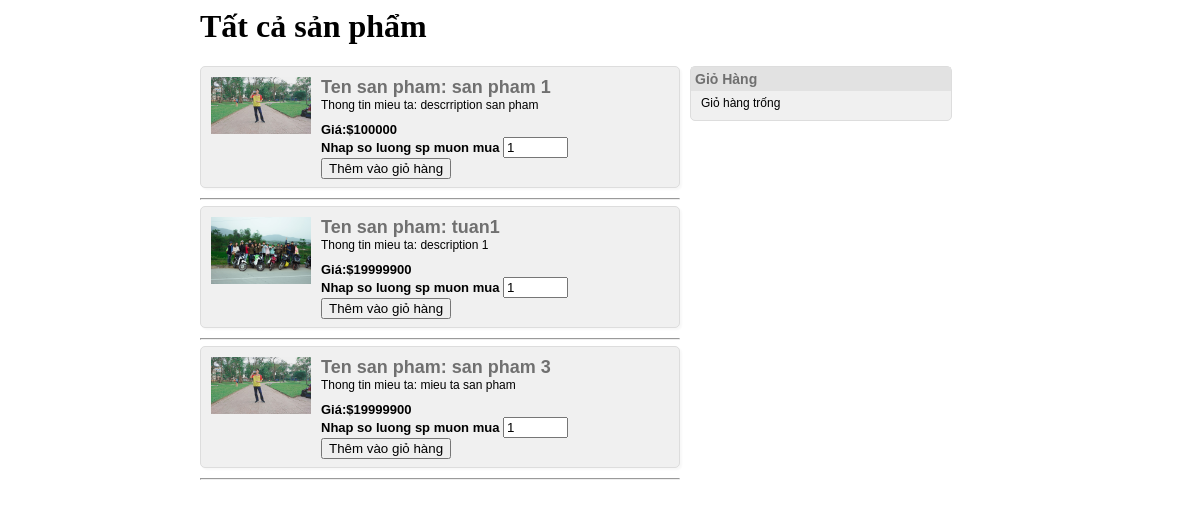
The page / on the database its author committed.
### tables this page shows
CREATE TABLE `product` (
  `product_id` int(11) NOT NULL,
  `name` varchar(255) NOT NULL,
  `description` varchar(255) NOT NULL,
  `image` varchar(255) NOT NULL,
  `price` int(11) NOT NULL
);

### config.php (called while the page is built, shortened)
<?php
$currency = '$';
?>

### index.php (the view, shortened to what this page needs)
<?php
include_once("config.php");
?>
<html>
<link href="css/style.css" rel="stylesheet">
<body>
<div class="container"><h1>Tất cả sản phẩm</h1>
<div id="products-wrapper">
<div class="products">
<?php
$current_url = base64_encode($_SERVER['REQUEST_URI']);
    $results = $mysqli->query("SELECT * FROM product ORDER BY product_id ASC");
    if ($results) {
        while($obj = $results->fetch_object())
        {
            echo '<div class="product">';
            echo '<form method="post" action="cart_update.php">';
            echo '<div class="product-thumb"><img src="images/'.$obj->image.'" width="100px"></div>';
            echo '<div class="product-content"><h3>'. 'Ten san pham: '   .$obj->name.'</h3>';
            echo '<div class="product-desc">'.'Thong tin mieu ta: '.$obj->description.'</div>';
            echo '<div class="product-info">Giá:'.$currency.$obj->price.' <br> Nhap so luong sp muon mua'.'
            <input type="text" size="5" name="product_qty" value="1"><button class="add_to_cart">Thêm vào giỏ hàng</button></div>';
            echo '</div>';
            echo '</form>';
            echo '</div>';
            echo '<hr>';
        }
}
?>
</div>
<div class="shopping-cart">
<h2>Giỏ Hàng</h2>
<?php
if(isset($_SESSION["products"]))
{
    $total = 0;
    echo '<ol>';
    foreach ($_SESSION["products"] as $cart_itm)
    {
        echo '<li class="cart-itm">';
        echo '<span class="remove-itm"><a href="cart_update.php?removep='.$cart_itm["id"].'&return_url='.$current_url.'">&times;</a></span>';
        echo '<h3>'.$cart_itm["name"].'</h3>';
        echo '<div class="p-code">Mã sản phẩm : '.$cart_itm["id"].'</div>';
        echo '<div class="p-qty">Số lượng : '.$cart_itm["qty"].'</div>';
        echo '<div class="p-price">Giá :'.$currency.$cart_itm["price"].'</div>';
        echo '</li>';
        $subtotal = ($cart_itm["price"]*$cart_itm["qty"]);
        $total = ($total + $subtotal);
    }
    echo '</ol>';
    echo '<span class="check-out-txt"><strong>Tổng : '.$currency.$total.'</strong> <a href="view_cart.php">Thanh toán!</a></span>';
    echo '<span class="empty-cart"><a href="cart_update.php?emptycart=1&return_url='.$current_url.'">Xóa tất cả</a></span>';
}else{
    echo 'Giỏ hàng trống';
}
?>
</div>
</div>
</div>
</body>
</html>

### css/style.css (style rules this page uses)
#products-wrapper { width: 800px; margin-right: auto; margin-left: auto; font: 12px Arial, Helvetica, sans-serif; }
.container { width: 800px; margin-right: auto; margin-left: auto; }
.products { width: 60%; float:left; margin-right: 10px; }
.product { margin-bottom: 10px; height: 100px; background: #F0F0F0; padding: 10px; border: 1px solid #DDD; border-radius: 5px; box-shadow: 2px 2px 2px #F8F8F8; }
.product .product-thumb { float: left; height: 100px; width: 100px; margin-right: 10px; }
.product .product-content { overflow:hidden; }
.product .product-content h3 { font-size: 18px; margin: 0px; padding: 0px; color: #707070; }
.product .product-info { float: right; font-size: 13px; font-weight: bold; margin-top:10px; }
.shopping-cart { width: 30%; float:left; background: #F0F0F0; padding: 10px; border: 1px solid #DDD; border-radius: 5px; }
.shopping-cart h2 { background: #E2E2E2; padding: 4px; font-size: 14px; margin: -10px -10px 5px; color: #707070; }

### rows shown on the page
product: image (picture), name "san pham 1", description "descrription san pham", price "100000"
product: image (picture), name "tuan1", description "description 1", price "19999900"
product: image (picture), name "san pham 3", description "mieu ta san pham", price "19999900"
